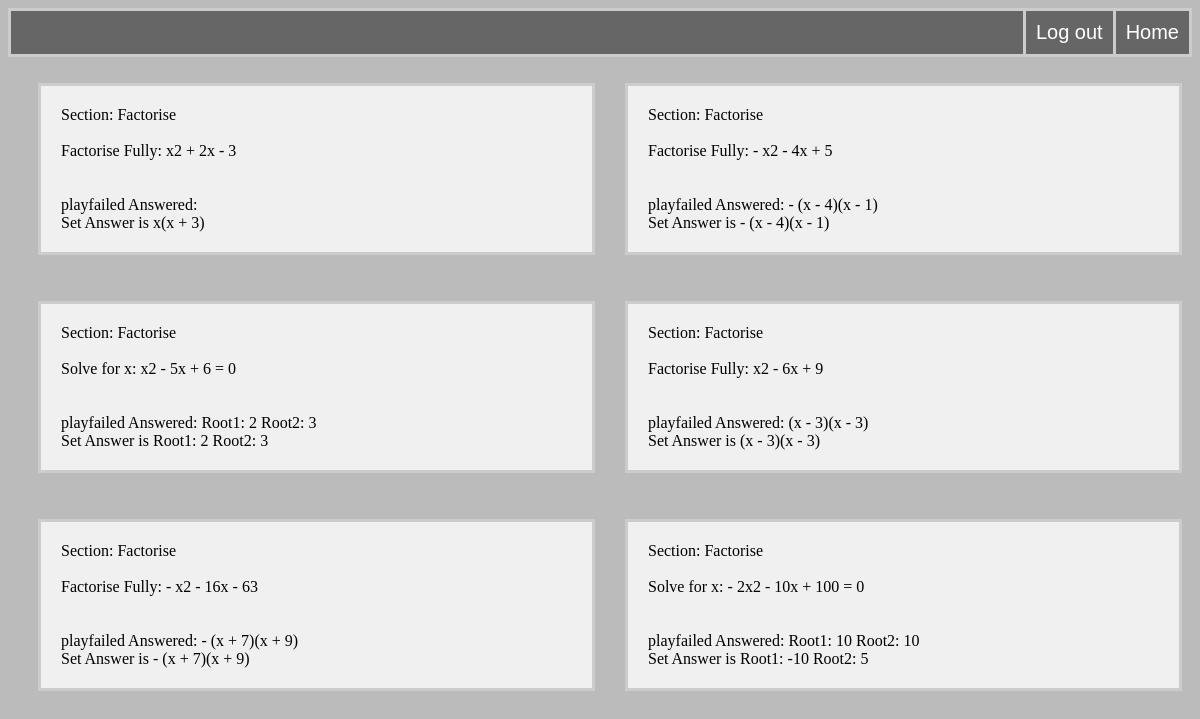
Before: /eduprod/Progress with the older database file.
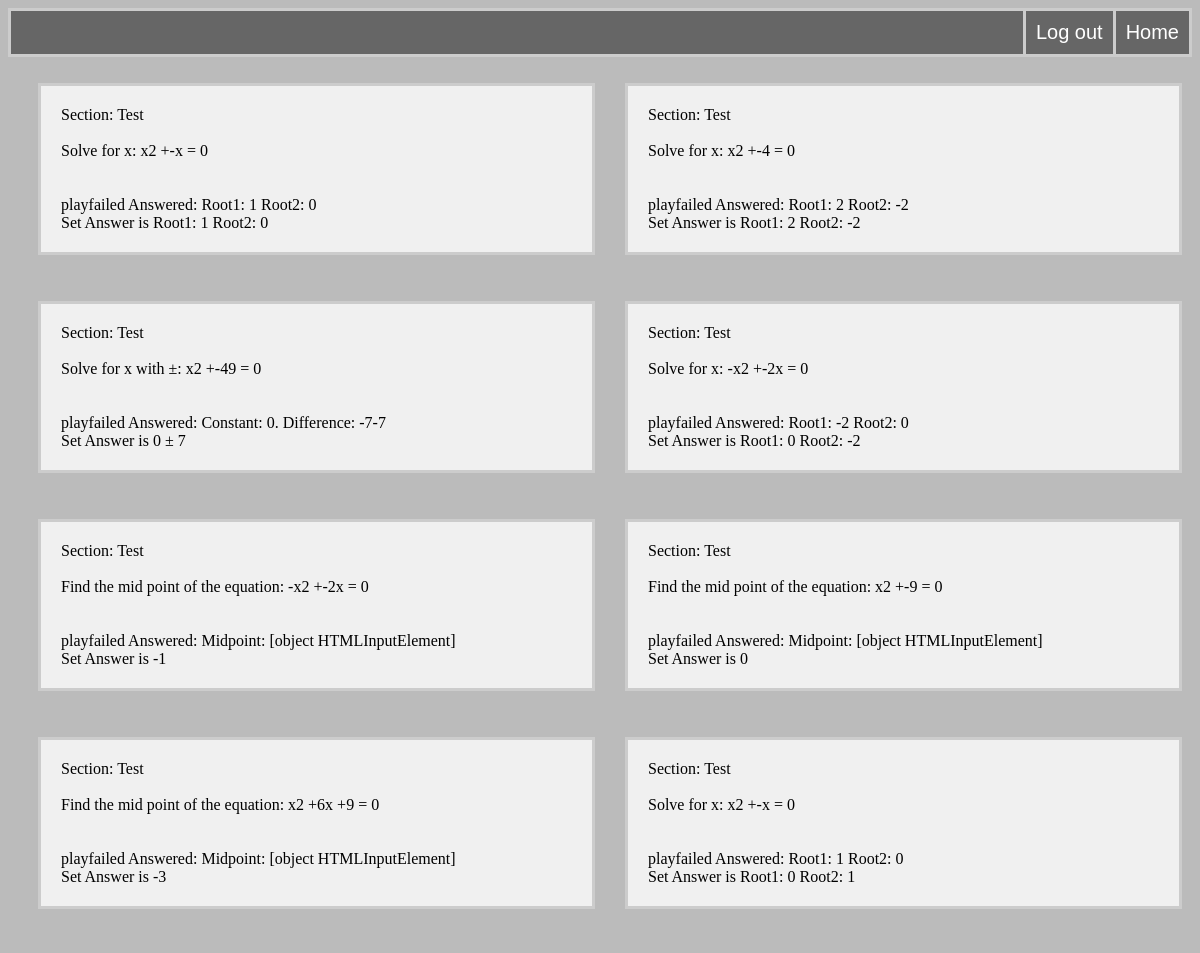
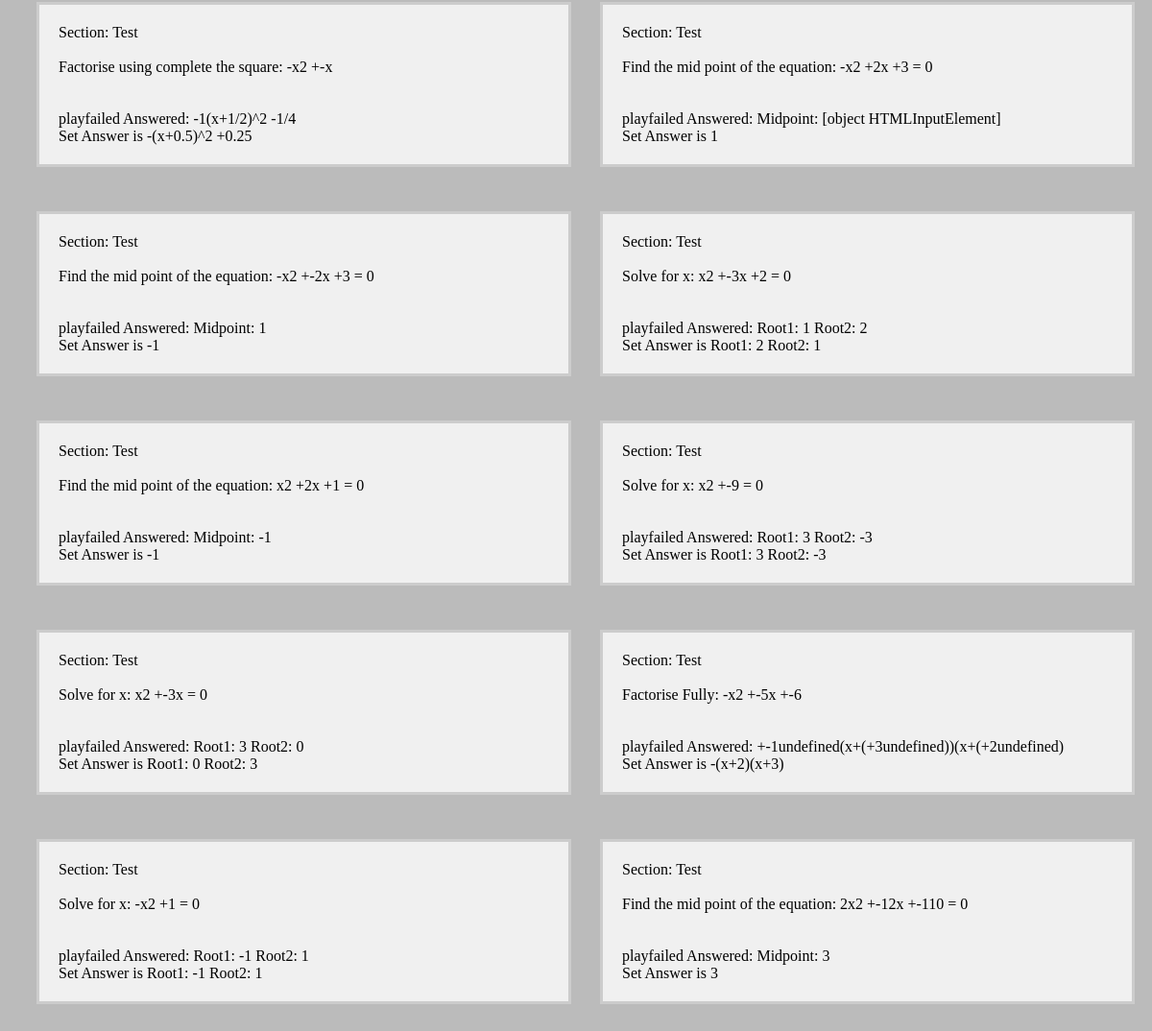
After: the same page with the newer database file (2 pictures, top to bottom).
### eduprod/models.py (models this page shows, shortened)
class Results(models.Model):
    question_text = models.CharField(max_length=255)
    answer_text = models.CharField(max_length=255)
    users = models.CharField(max_length=255)
    iscorrect = models.BooleanField(default=False)
    useranswer = models.CharField(max_length=255, default='')
    category = models.CharField(max_length=255)
    subcategory = models.CharField(max_length=255)

### eduprod/views.py (the view)
# urls.py: path('Progress', views.Progress, name='Progress'),
def Progress(request):
    results = Results.objects.all()
    return render(request, "eduprod/Progress.html", {'results': results})

### eduprod/templates/eduprod/Progress.html
{% extends "eduprod/layout.html" %}
{% block body %}
    <div class="grid-container">
        {% for result in results %}
        <ol style="list-style-type:none;">
            <li>Section: {{result.category}}</li>
            <li>‎ </li>
            <li>{{result.subcategory}}: {{result.question_text}}</li>
            <li>‎ </li>
            <li>‎ </li>
            <li>{{result.users}} Answered: {{result.useranswer}}</li>
            <li>Set Answer is {{result.answer_text}}</li>
        </ol>
        {% endfor %}
    </div>
{% endblock %}

Changed rows visible on the page:
removed Results: category "Factorise", subcategory "Factorise Fully", question_text "x2 + 2x - 3", users "playfailed", answer_text "x(x + 3)"
removed Results: category "Factorise", subcategory "Factorise Fully", question_text "- x2 - 4x + 5", users "playfailed", useranswer "- (x - 4)(x - 1)", answer_text "- (x - 4)(x - 1)"
removed Results: category "Factorise", subcategory "Solve for x", question_text "x2 - 5x + 6 = 0", users "playfailed", useranswer "Root1: 2 Root2: 3", answer_text "Root1: 2 Root2: 3"
removed Results: category "Factorise", subcategory "Factorise Fully", question_text "x2 - 6x + 9", users "playfailed", useranswer "(x - 3)(x - 3)", answer_text "(x - 3)(x - 3)"
removed Results: category "Factorise", subcategory "Factorise Fully", question_text "- x2 - 16x - 63", users "playfailed", useranswer "- (x + 7)(x + 9)", answer_text "- (x + 7)(x + 9)"
removed Results: category "Factorise", subcategory "Solve for x", question_text "- 2x2 - 10x + 100 = 0", users "playfailed", useranswer "Root1: 10 Root2: 10", answer_text "Root1: -10 Root2: 5"
added Results: category "Test", subcategory "Solve for x", question_text "x2 +-x = 0", users "playfailed", useranswer "Root1: 1 Root2: 0", answer_text "Root1: 1 Root2: 0"
added Results: category "Test", subcategory "Solve for x", question_text "x2 +-4 = 0", users "playfailed", useranswer "Root1: 2 Root2: -2", answer_text "Root1: 2 Root2: -2"
added Results: category "Test", subcategory "Solve for x with ±", question_text "x2 +-49 = 0", users "playfailed", useranswer "Constant: 0. Difference: -7-7", answer_text "0 ± 7"
added Results: category "Test", subcategory "Solve for x", question_text "-x2 +-2x = 0", users "playfailed", useranswer "Root1: -2 Root2: 0", answer_text "Root1: 0 Root2: -2"
added Results: category "Test", subcategory "Find the mid point of the equation", question_text "-x2 +-2x = 0", users "playfailed", useranswer "Midpoint: [object HTMLInputElement]", answer_text "-1"
added Results: category "Test", subcategory "Find the mid point of the equation", question_text "x2 +-9 = 0", users "playfailed", useranswer "Midpoint: [object HTMLInputElement]", answer_text "0"
added Results: category "Test", subcategory "Find the mid point of the equation", question_text "x2 +6x +9 = 0", users "playfailed", useranswer "Midpoint: [object HTMLInputElement]", answer_text "-3"
added Results: category "Test", subcategory "Solve for x", question_text "x2 +-x = 0", users "playfailed", useranswer "Root1: 1 Root2: 0", answer_text "Root1: 0 Root2: 1"
added Results: category "Test", subcategory "Factorise using complete the square", question_text "-x2 +-x", users "playfailed", useranswer "-1(x+1/2)^2 -1/4", answer_text "-(x+0.5)^2 +0.25"
added Results: category "Test", subcategory "Find the mid point of the equation", question_text "-x2 +2x +3 = 0", users "playfailed", useranswer "Midpoint: [object HTMLInputElement]", answer_text "1"
added Results: category "Test", subcategory "Find the mid point of the equation", question_text "-x2 +-2x +3 = 0", users "playfailed", useranswer "Midpoint: 1", answer_text "-1"
added Results: category "Test", subcategory "Solve for x", question_text "x2 +-3x +2 = 0", users "playfailed", useranswer "Root1: 1 Root2: 2", answer_text "Root1: 2 Root2: 1"
added Results: category "Test", subcategory "Find the mid point of the equation", question_text "x2 +2x +1 = 0", users "playfailed", useranswer "Midpoint: -1", answer_text "-1"
added Results: category "Test", subcategory "Solve for x", question_text "x2 +-9 = 0", users "playfailed", useranswer "Root1: 3 Root2: -3", answer_text "Root1: 3 Root2: -3"
added Results: category "Test", subcategory "Solve for x", question_text "x2 +-3x = 0", users "playfailed", useranswer "Root1: 3 Root2: 0", answer_text "Root1: 0 Root2: 3"
added Results: category "Test", subcategory "Factorise Fully", question_text "-x2 +-5x +-6", users "playfailed", useranswer "+-1undefined(x+(+3undefined))(x+(+2undefined)", answer_text "-(x+2)(x+3)"
added Results: category "Test", subcategory "Solve for x", question_text "-x2 +1 = 0", users "playfailed", useranswer "Root1: -1 Root2: 1", answer_text "Root1: -1 Root2: 1"
added Results: category "Test", subcategory "Find the mid point of the equation", question_text "2x2 +-12x +-110 = 0", users "playfailed", useranswer "Midpoint: 3", answer_text "3"
